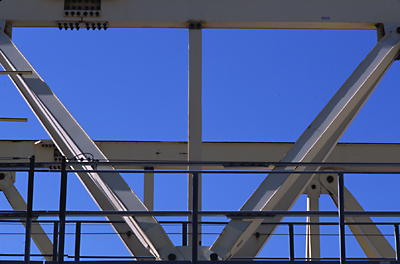
#> input picture images/gantrycrane.png, 400 x 264 px, found by its file name
$ jupyter execute --allow-errors 04_edge_detection-Copy1.ipynb   (shell and % lines are left out)
#> lines starting #> are read from the running program, lines starting #| are printed output that depends on the picture; after the words box and inside, x2 and y2 are one past the last pixel; in counts of white or black regions, pixels touching at a corner belong together
# Edge Detection
In this exercise we will create a simple edge detector.

[cell 1]
import numpy as np
import matplotlib.pyplot as plt
import imageio
import cv2
# !pip install imageio
from scipy import ndimage
import math
# from 03_image_derivatives-Copy1 import gauss

## Some convenience functions.

[cell 2]
# [5 lines left out: function convolve_with_two, not called in this run]

def plot_multiple(images, titles, colormap='gray', max_columns=np.inf, imsize=4, share_axes=True):
    """Plot multiple images as subplots on a grid."""
    assert len(images) == len(titles)
    n_images = len(images)
    n_cols = min(max_columns, n_images)
    n_rows = int(np.ceil(n_images / n_cols))
    fig, axes = plt.subplots(
        n_rows, n_cols, figsize=(n_cols * imsize, n_rows * imsize),
        squeeze=False, sharex=share_axes, sharey=share_axes)

    axes = axes.flat
    # Hide subplots without content
    for ax in axes[n_images:]:
        ax.axis('off')

    if not isinstance(colormap, (list,tuple)):
        colormaps = [colormap]*n_images
    else:
        colormaps = colormap

    for ax, image, title, cmap in zip(axes, images, titles, colormaps):
        ax.imshow(image, cmap=cmap)
        ax.set_title(title)

    fig.tight_layout()

[cell 3]
# [5 lines of commented-out code are left out]

def gaussdx(sigma):
    kernel_radius = int(3.0 * sigma)
    x = np.arange(-kernel_radius, kernel_radius + 1)[np.newaxis]
    exponent_term = np.exp(-1.5*(x/sigma)**2)
    G_d = -(x/(((2*math.pi)**0.5)*(sigma)**3))*exponent_term
    return G_d
    raise NotImplementedError()

# [6 lines left out: function gauss_derivs, not called in this run]

def image_gradients_polar(image, sigma):
    img = ndimage.convolve(image, gaussdx(sigma) )
    sx = ndimage.sobel(img,axis=0,mode='constant')
    # Get y-gradient in "sy"
    sy = ndimage.sobel(img,axis=1,mode='constant')
    # Get square root of sum of squares
    magnitude=np.hypot(sx,sy)
    direction = np.arctan2(sy,sx)
#     raise NotImplementedError()
    return magnitude, direction

## Part a
Write a function ``get_edges`` that returns a binary image ``edge`` from an input image where the color of each pixel $p$ is selected as follows (for a given threshold ``theta``):
\begin{eqnarray}
    p &=&
    \begin{cases}
        1, &\text{ if }\left|\operatorname{grad}(\mathtt{img})\right|(p) \geq \theta\\
        0, &\text{ else}
    \end{cases}
\end{eqnarray}

[cell 4]
def get_edges(image, sigma, theta):
    magnitude,_ = image_gradients_polar(gray_im, sigma)
    edge_detector = np.where(magnitude > theta ,1, 0)
    return edge_detector
    raise NotImplementedError()

Experiment with the function ``get_edges`` on the example images.
Try to get good edge images for different values of ``sigma``.
What difficulties do you observe?
(Note: it may pay off to look at the magnitude of the image gradient in order to get a feeling for suitable values of ``theta``).

[cell 5]
color_im = imageio.imread('gantrycrane.png')
#> color_im is the input picture: shape (264, 400, 3); mean R, G, B 73.3, 93.1, 147.3
gray_im = cv2.cvtColor(color_im, cv2.COLOR_RGB2GRAY).astype(np.float32)
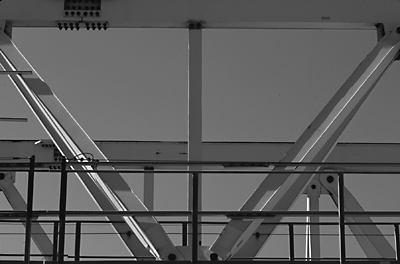
#> gray_im: shape (264, 400) float32; min 0, max 255, mean 93.4
plot_multiple([gray_im], ['Image'])
#> in plot_multiple, `n_images = len(images)`: n_images = 1
#> in plot_multiple, `colormaps = [colormap]*n_images`: colormaps = ['gray']
#> the loop in plot_multiple, `for ax, image, title, cmap in zip(axes, images, titles, colormaps):` made 1 pass

[cell 6]
sigmas = [1, 2]
thetas = [1, 2, 5, 10, 20, 40, 60]

images = []
titles = []
for sigma in sigmas:
    for theta in thetas:
        edges = get_edges(gray_im, sigma, theta)
        images.append(edges)
        titles.append(f'sigma={sigma}, theta={theta}')
#> this loop made 2 passes
#> pass 1, in image_gradients_polar, `img = ndimage.convolve(image, gaussdx(sigma) )`:
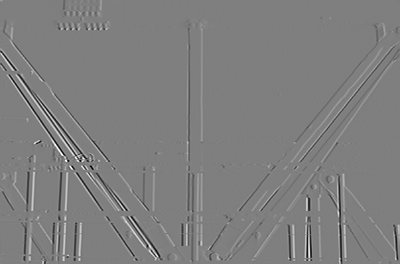
#> img: shape (264, 400) float32; min -22.88, max 22.92, mean 0; drawn with min black and max white
#> pass 1, in image_gradients_polar, `sx = ndimage.sobel(img,axis=0,mode='constant')`:
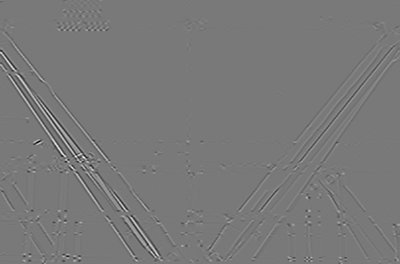
#> sx: shape (264, 400) float32; min -98.35, max 108.3, mean 0; drawn with min black and max white
#> pass 1, in image_gradients_polar, `sy = ndimage.sobel(img,axis=1,mode='constant')`:
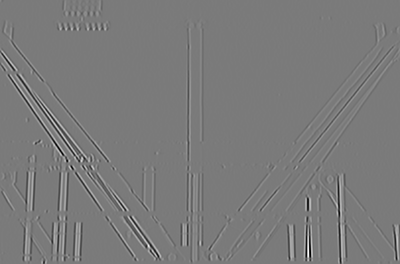
#> sy: shape (264, 400) float32; min -143.6, max 154.4, mean 0; drawn with min black and max white
#> pass 1, in image_gradients_polar, `magnitude=np.hypot(sx,sy)`:
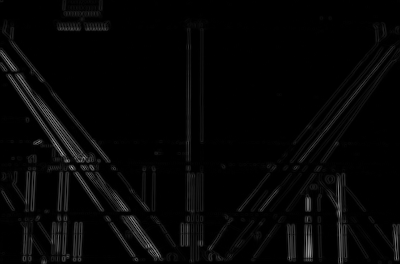
#> magnitude: shape (264, 400) float32; min 0, max 167.6, mean 6.1
#> after the loop, images = 14 items; titles = 14 items, first 6: 'sigma=1, theta=1', 'sigma=1, theta=2', 'sigma=1, theta=5', 'sigma=1, theta=10', 'sigma=1, theta=20', 'sigma=1, theta=40'

plot_multiple(images, titles, max_columns=7, imsize=2)
#> the loop in plot_multiple (call 2), `for ax, image, title, cmap in zip(axes, images, titles, colormaps):` made 14 passes
#> title on passes 1 to 12: 'sigma=1, theta=1', 'sigma=1, theta=2', 'sigma=1, theta=5', 'sigma=1, theta=10', 'sigma=1, theta=20', 'sigma=1, theta=40', 'sigma=1, theta=60', 'sigma=2, theta=1', 'sigma=2, theta=2', 'sigma=2, theta=5', 'sigma=2, theta=10', 'sigma=2, theta=20'
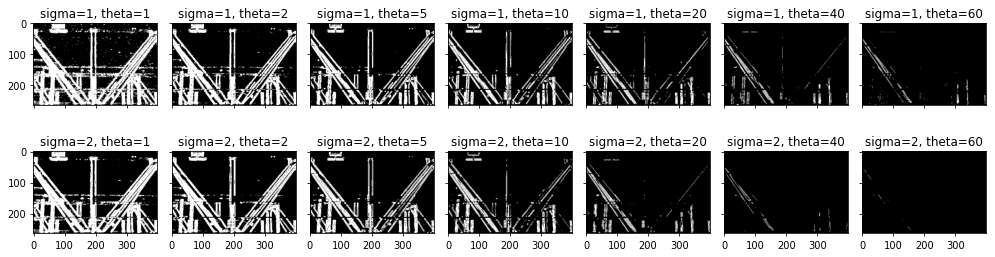
#> figure drawn by matplotlib, 14 panels

## Part b
Using the above function, returned edges are still several pixels wide.
In practice, this is often not desired.
Create a function ``get_edges_with_nms`` that extends ``get_edges`` by using the following function to suppress non-maximum points along the gradient direction.

[cell 7]
# [17 lines left out: function nms_for_canny, not called in this run]

[cell 8]
a = np.array([np.arange(10)])
b = np.array([np.arange(10)])
c = a*b.T
1

Note that this simplified code does not interpolate between the neighboring pixel values in order to look up the real magnitude samples along the gradient direction.
This interpolation is crucial to obtain the necessary robustness for an actual implementation.
Here it was left out for better readability, since the interpolation involves some extra effort in order to deal with all special cases (e.g. exactly horizontal or vertical gradients).
If you feel motivated, you can try to add this step to make the function more robust.

Another problem is that suitable values for ``theta`` may vary substantially between images.
Extend the function ``get_edges_with_nms`` such that the threshold $\theta \in [0,1]$ is defined relative to the maximal gradient magnitude value in the image.

[cell 9]
def get_edges_with_nms(image, sigma, theta):
    # YOUR CODE HERE
    raise NotImplementedError()

Try your function on the given example images and describe your results.

[cell 10]
edges1 = get_edges(gray_im, sigma=2, theta=5)
#> in image_gradients_polar (call 15), `sy = ndimage.sobel(img,axis=1,mode='constant')`:
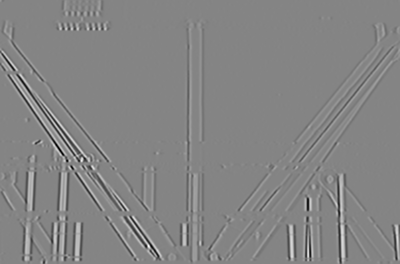
#> sy: shape (264, 400) float32; min -70.89, max 65.44, mean 0; drawn with min black and max white
#> in image_gradients_polar (call 15), `magnitude=np.hypot(sx,sy)`:
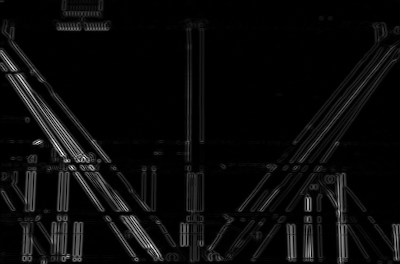
#> magnitude: shape (264, 400) float32; min 0, max 86.22, mean 3.7; drawn with min black and max white
#> in image_gradients_polar (call 15), `direction = np.arctan2(sy,sx)`:
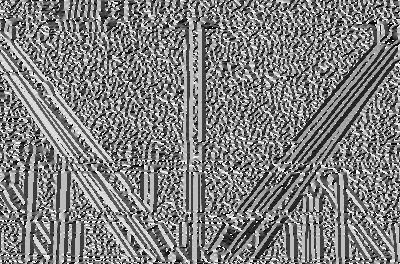
#> direction: shape (264, 400) float32; min -3.14, max 3.14, mean 0.00375; drawn with min black and max white
#> in get_edges (call 15), `edge_detector = np.where(magnitude > theta ,1, 0)`:
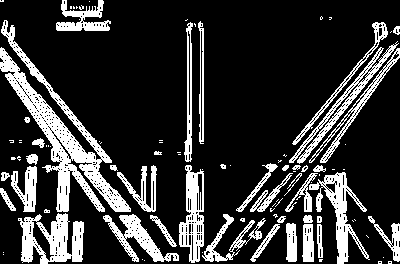
#> edge_detector: shape (264, 400) int64; values 0 (black) and 1 (white), 20.4% white; 96 white regions (56 under 20 px), largest, box (x1, y1, x2, y2) and area: (0, 20, 131, 212) 5302, (18, 213, 84, 264) 1938, (309, 172, 370, 264) 1557
#> (the rest of this cell did not finish here and is left out)


plot_multiple([edges1, edges2], ['get_edges', 'get_edges_with_nms'], imsize=6)

## Part c
The function ``get_edges`` you implemented is a simplified version of the Canny edge detection pipeline.
The main step that is still missing is the edge following with hysteresis thresholding.
The idea here is that instead of applying a single threshold over the entire image, the edge detector works with two different thresholds ``theta_high`` and ``theta_low``.
It starts with an edge pixel with a value above ``theta_high`` and then follows the contour in the direction orthogonal to the gradient until the pixel value falls below ``theta_low``.
Each pixel visited along the way is labeled as an edge.
The procedure is repeated until no further pixel above ``theta_high`` remains.

Try writing a function ``my_canny`` that implements this procedure.
Don't worry about efficiency for the moment.
You may use the provided function skeleton to help you get started but can also start from scratch. The following hints may help you:
- You can create a boolean array ``visited`` for already visited and yet-to-visit image pixels. Since we are not interested in pixels below the low threshold you can mark them as visited. In another boolean array you can flag the pixels that serve as starting points for line following.
- You can also avoid having to deal with special cases along the image borders by creating a 1-pixel boundary where the ``visited`` flag is set to ``true``.
- The actual edge following part is most easily implemented as a recursive procedure. In most cases, you will have the option to choose between several possible continuation points. Again, the easiest way is to try all of them in sequence (or even all 8 neighbors) and let the recursive procedure (together with the ``visited`` flags) do the rest.

[cell 11]
def my_canny(image, sigma, theta_low, theta_high):
    # Compute gradient, apply non-maximum suppression
    # YOUR CODE HERE
    raise NotImplementedError()

    # Compute absolute threshold relative to max value
    max_val = np.max(grad_mag)
    theta_low_abs = theta_low * max_val
    theta_high_abs = theta_high * max_val

    # Initialize flags
    # Declare all pixels below the low threshold as visited
    # so edges are not followed there
    visited = grad_mag < theta_low_abs

    # Mark boundary pixels as visited
    visited[:, 0] = 1
    visited[:, -1] = 1
    visited[0, :] = 1
    visited[-1, :] = 1

    # Output image
    image_out = np.zeros_like(image)

    # [14 lines left out: function follow_edge, not called in this run]


    is_high = grad_mag >= theta_high_abs
    # Main loop
    for x in range(image.shape[1]):
        for y in range(image.shape[0]):
            # YOUR CODE HERE
            raise NotImplementedError()

    return image_out

OpenCV provides a built-in function that implements the Canny edge detector.
https://docs.opencv.org/3.4/da/d5c/tutorial_canny_detector.html
Try ``cv2.Canny`` on the provided example images and compare the results to those of your implementation.
Note: the implementation of ``cv2.Canny`` does not include blurring the image as we did.
So apply ``cv2.GaussianBlur`` on the image, before passing it to ``cv2.Canny``.
What do you observe?

#> (a cell that did not finish here is left out)

$ run again, with images/grass.jpg saved as images/gantrycrane.png
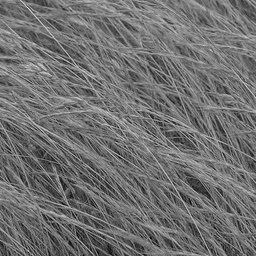
#> input picture images/grass.jpg, 256 x 256 px, found by its file name
#> color_im is the input picture: shape (256, 256, 3); min 6, max 224, mean 112.4
#> n_images = 1
#> colormaps = ['gray']
#> the loop in plot_multiple, `for ax, image, title, cmap in zip(axes, images, titles, colormaps):` made 1 pass
#> the loop `for sigma in sigmas:` made 2 passes
#> pass 1, in image_gradients_polar, `magnitude=np.hypot(sx,sy)`:
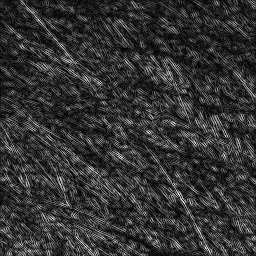
#> magnitude: shape (256, 256) float32; min 0.0918, max 78.57, mean 16; drawn with min black and max white
#> after the loop `for sigma in sigmas:`: images = 14 items; titles = 14 items, first 6: 'sigma=1, theta=1', 'sigma=1, theta=2', 'sigma=1, theta=5', 'sigma=1, theta=10', 'sigma=1, theta=20', 'sigma=1, theta=40'
#> the loop in plot_multiple (call 2), `for ax, image, title, cmap in zip(axes, images, titles, colormaps):` made 14 passes
#> title on passes 1 to 8: 'sigma=1, theta=1', 'sigma=1, theta=2', 'sigma=1, theta=5', 'sigma=1, theta=10', 'sigma=1, theta=20', 'sigma=1, theta=40', 'sigma=1, theta=60', 'sigma=2, theta=1'
#> in get_edges (call 15), `edge_detector = np.where(magnitude > theta ,1, 0)`:
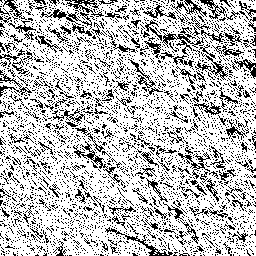
#> edge_detector: shape (256, 256) int64; values 0 (black) and 1 (white), 74% white; black in thin lines or dots
